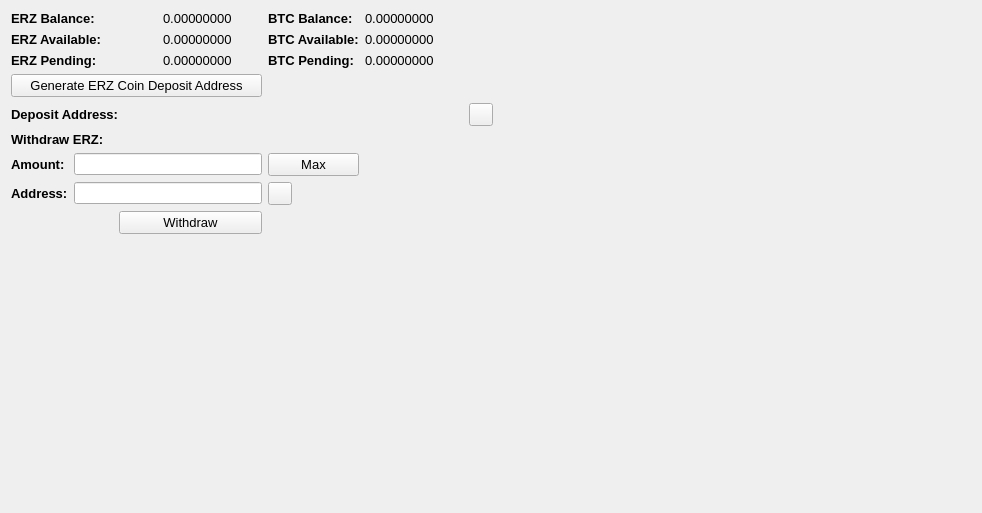
     <widget class="QWidget" name="BalanceTab">
      <attribute name="title">
       <string>Balance</string>
      </attribute>
      <layout class="QGridLayout" name="gridLayout_2">
       <item row="0" column="0" colspan="2">
        <widget class="QLabel" name="label_11">
         <property name="font">
          <font>
           <pointsize>10</pointsize>
           <weight>75</weight>
           <bold>true</bold>
          </font>
         </property>
         <property name="text">
          <string>ERZ Balance:</string>
         </property>
        </widget>
       </item>
       <item row="0" column="3">
        <widget class="QLabel" name="EarnzCoinBalanceLabel">
         <property name="font">
          <font>
           <pointsize>10</pointsize>
          </font>
         </property>
         <property name="text">
          <string>0.00000000</string>
         </property>
         <property name="textInteractionFlags">
          <set>Qt::LinksAccessibleByMouse|Qt::TextSelectableByMouse</set>
         </property>
        </widget>
       </item>
       <item row="0" column="4">
        <widget class="QLabel" name="label_12">
         <property name="font">
          <font>
           <pointsize>10</pointsize>
           <weight>75</weight>
           <bold>true</bold>
          </font>
         </property>
         <property name="text">
          <string>BTC Balance:</string>
         </property>
        </widget>
       </item>
       <item row="0" column="5">
        <widget class="QLabel" name="BitcoinBalanceLabel">
         <property name="font">
          <font>
           <pointsize>10</pointsize>
          </font>
         </property>
         <property name="text">
          <string>0.00000000</string>
         </property>
         <property name="textInteractionFlags">
          <set>Qt::LinksAccessibleByMouse|Qt::TextSelectableByMouse</set>
         </property>
        </widget>
       </item>
       <item row="0" column="7" rowspan="10">
        <spacer name="horizontalSpacer_4">
         <property name="orientation">
          <enum>Qt::Horizontal</enum>
         </property>
         <property name="sizeHint" stdset="0">
          <size>
           <width>478</width>
           <height>488</height>
          </size>
         </property>
        </spacer>
       </item>
       <item row="1" column="0" colspan="2">
        <widget class="QLabel" name="label_13">
         <property name="font">
          <font>
           <pointsize>10</pointsize>
           <weight>75</weight>
           <bold>true</bold>
          </font>
         </property>
         <property name="text">
          <string>ERZ Available:</string>
         </property>
        </widget>
       </item>
       <item row="1" column="3">
        <widget class="QLabel" name="EarnzCoinAvailableLabel_2">
         <property name="font">
          <font>
           <pointsize>10</pointsize>
          </font>
         </property>
         <property name="text">
          <string>0.00000000</string>
         </property>
         <property name="textInteractionFlags">
          <set>Qt::LinksAccessibleByMouse|Qt::TextSelectableByMouse</set>
         </property>
        </widget>
       </item>
       <item row="1" column="4">
        <widget class="QLabel" name="label_15">
         <property name="font">
          <font>
           <pointsize>10</pointsize>
           <weight>75</weight>
           <bold>true</bold>
          </font>
         </property>
         <property name="text">
          <string>BTC Available:</string>
         </property>
        </widget>
       </item>
       <item row="1" column="5">
        <widget class="QLabel" name="BitcoinAvailableLabel">
         <property name="font">
          <font>
           <pointsize>10</pointsize>
          </font>
         </property>
         <property name="text">
          <string>0.00000000</string>
         </property>
         <property name="textInteractionFlags">
          <set>Qt::LinksAccessibleByMouse|Qt::TextSelectableByMouse</set>
         </property>
        </widget>
       </item>
       <item row="2" column="0" colspan="2">
        <widget class="QLabel" name="label_14">
         <property name="font">
          <font>
           <pointsize>10</pointsize>
           <weight>75</weight>
           <bold>true</bold>
          </font>
         </property>
         <property name="text">
          <string>ERZ Pending:</string>
         </property>
        </widget>
       </item>
       <item row="2" column="3">
        <widget class="QLabel" name="EarnzCoinPendingLabel">
         <property name="font">
          <font>
           <pointsize>10</pointsize>
          </font>
         </property>
         <property name="text">
          <string>0.00000000</string>
         </property>
         <property name="textInteractionFlags">
          <set>Qt::LinksAccessibleByMouse|Qt::TextSelectableByMouse</set>
         </property>
        </widget>
       </item>
       <item row="2" column="4">
        <widget class="QLabel" name="label_31">
         <property name="font">
          <font>
           <pointsize>10</pointsize>
           <weight>75</weight>
           <bold>true</bold>
          </font>
         </property>
         <property name="text">
          <string>BTC Pending:</string>
         </property>
        </widget>
       </item>
       <item row="2" column="5">
        <widget class="QLabel" name="BitcoinPendingLabel">
         <property name="font">
          <font>
           <pointsize>10</pointsize>
          </font>
         </property>
         <property name="text">
          <string>0.00000000</string>
         </property>
         <property name="textInteractionFlags">
          <set>Qt::LinksAccessibleByMouse|Qt::TextSelectableByMouse</set>
         </property>
        </widget>
       </item>
       <item row="3" column="0" colspan="4">
        <widget class="QPushButton" name="GenDepositBTN">
         <property name="font">
          <font>
           <pointsize>10</pointsize>
          </font>
         </property>
         <property name="text">
          <string>Generate ERZ Coin Deposit Address</string>
         </property>
        </widget>
       </item>
       <item row="4" column="0" colspan="3">
        <widget class="QLabel" name="label_33">
         <property name="font">
          <font>
           <pointsize>10</pointsize>
           <weight>75</weight>
           <bold>true</bold>
          </font>
         </property>
         <property name="text">
          <string>Deposit Address:</string>
         </property>
        </widget>
       </item>
       <item row="4" column="3" colspan="3">
        <widget class="QLabel" name="DepositAddressLabel">
         <property name="minimumSize">
          <size>
           <width>300</width>
           <height>0</height>
          </size>
         </property>
         <property name="palette">
          <palette>
           <active>
            <colorrole role="WindowText">
             <brush brushstyle="SolidPattern">
              <color alpha="255">
               <red>0</red>
               <green>0</green>
               <blue>0</blue>
              </color>
             </brush>
            </colorrole>
            <colorrole role="Text">
             <brush brushstyle="SolidPattern">
              <color alpha="255">
               <red>0</red>
               <green>0</green>
               <blue>255</blue>
              </color>
             </brush>
            </colorrole>
           </active>
           <inactive>
            <colorrole role="WindowText">
             <brush brushstyle="SolidPattern">
              <color alpha="255">
               <red>0</red>
               <green>0</green>
               <blue>0</blue>
              </color>
             </brush>
            </colorrole>
            <colorrole role="Text">
             <brush brushstyle="SolidPattern">
              <color alpha="255">
               <red>0</red>
               <green>0</green>
               <blue>255</blue>
              </color>
             </brush>
            </colorrole>
           </inactive>
           <disabled>
            <colorrole role="WindowText">
             <brush brushstyle="SolidPattern">
              <color alpha="255">
               <red>120</red>
               <green>120</green>
               <blue>120</blue>
              </color>
             </brush>
            </colorrole>
            <colorrole role="Text">
             <brush brushstyle="SolidPattern">
              <color alpha="255">
               <red>120</red>
               <green>120</green>
               <blue>120</blue>
              </color>
             </brush>
            </colorrole>
           </disabled>
          </palette>
         </property>
         <property name="font">
          <font>
           <pointsize>10</pointsize>
           <weight>75</weight>
           <bold>true</bold>
          </font>
         </property>
         <property name="text">
          <string/>
         </property>
         <property name="alignment">
          <set>Qt::AlignRight|Qt::AlignTrailing|Qt::AlignVCenter</set>
         </property>
         <property name="textInteractionFlags">
          <set>Qt::LinksAccessibleByMouse|Qt::TextSelectableByKeyboard|Qt::TextSelectableByMouse</set>
         </property>
        </widget>
       </item>
       <item row="4" column="6">
        <widget class="QToolButton" name="DepositCopyButton">
         <property name="toolTip">
          <string>Copy to clipboard</string>
         </property>
         <property name="text">
          <string/>
         </property>
         <property name="icon">
          <iconset resource="../bitcoin.qrc">
           <normaloff>:/icons/editcopy</normaloff>:/icons/editcopy</iconset>
         </property>
         <property name="shortcut">
          <string>Alt+P</string>
         </property>
        </widget>
       </item>
       <item row="5" column="0" colspan="2">
        <widget class="QLabel" name="label_34">
         <property name="font">
          <font>
           <pointsize>10</pointsize>
           <weight>75</weight>
           <bold>true</bold>
          </font>
         </property>
         <property name="text">
          <string>Withdraw ERZ:</string>
         </property>
        </widget>
       </item>
       <item row="6" column="0">
        <widget class="QLabel" name="label_26">
         <property name="font">
          <font>
           <pointsize>10</pointsize>
           <weight>75</weight>
           <bold>true</bold>
          </font>
         </property>
         <property name="text">
          <string>Amount:</string>
         </property>
        </widget>
       </item>
       <item row="6" column="1" colspan="3">
        <widget class="QLineEdit" name="WithdrawUnitsInput">
         <property name="font">
          <font>
           <pointsize>9</pointsize>
           <weight>75</weight>
           <bold>true</bold>
          </font>
         </property>
         <property name="text">
          <string/>
         </property>
        </widget>
       </item>
       <item row="6" column="4">
        <widget class="QPushButton" name="Withdraw_Max_Amount">
         <property name="font">
          <font>
           <pointsize>10</pointsize>
          </font>
         </property>
         <property name="text">
          <string>Max</string>
         </property>
        </widget>
       </item>
       <item row="7" column="0">
        <widget class="QLabel" name="label_10">
         <property name="font">
          <font>
           <pointsize>10</pointsize>
           <weight>75</weight>
           <bold>true</bold>
          </font>
         </property>
         <property name="text">
          <string>Address:</string>
         </property>
        </widget>
       </item>
       <item row="7" column="1" colspan="3">
        <widget class="QLineEdit" name="WithdrawAddress">
         <property name="font">
          <font>
           <pointsize>9</pointsize>
           <weight>75</weight>
           <bold>true</bold>
          </font>
         </property>
        </widget>
       </item>
       <item row="7" column="4">
        <widget class="QToolButton" name="WithdrawPasteButton">
         <property name="toolTip">
          <string>Paste from clipboard</string>
         </property>
         <property name="text">
          <string/>
         </property>
         <property name="icon">
          <iconset resource="../bitcoin.qrc">
           <normaloff>:/icons/editpaste</normaloff>:/icons/editpaste</iconset>
         </property>
         <property name="shortcut">
          <string>Alt+P</string>
         </property>
        </widget>
       </item>
       <item row="8" column="2" colspan="2">
        <widget class="QPushButton" name="WithdrawUnitsBtn">
         <property name="font">
          <font>
           <pointsize>10</pointsize>
          </font>
         </property>
         <property name="text">
          <string>Withdraw</string>
         </property>
        </widget>
       </item>
       <item row="9" column="0" colspan="6">
        <spacer name="verticalSpacer">
         <property name="orientation">
          <enum>Qt::Vertical</enum>
         </property>
         <property name="sizeHint" stdset="0">
          <size>
           <width>428</width>
           <height>262</height>
          </size>
         </property>
        </spacer>
       </item>
      </layout>
      <zorder>label_31</zorder>
      <zorder>label_15</zorder>
      <zorder>label_12</zorder>
      <zorder>label_14</zorder>
      <zorder>label_13</zorder>
      <zorder>label_11</zorder>
      <zorder>BitcoinBalanceLabel</zorder>
      <zorder>EarnzCoinBalanceLabel</zorder>
      <zorder>EarnzCoinAvailableLabel_2</zorder>
      <zorder>EarnzCoinPendingLabel</zorder>
      <zorder>BitcoinAvailableLabel</zorder>
      <zorder>BitcoinPendingLabel</zorder>
      <zorder>label_33</zorder>
      <zorder>GenDepositBTN</zorder>
      <zorder>DepositAddressLabel</zorder>
      <zorder>Withdraw_Max_Amount</zorder>
      <zorder>label_34</zorder>
      <zorder>WithdrawUnitsInput</zorder>
      <zorder>label_10</zorder>
      <zorder>label_26</zorder>
      <zorder>WithdrawAddress</zorder>
      <zorder>WithdrawUnitsBtn</zorder>
      <zorder>horizontalSpacer_4</zorder>
      <zorder>verticalSpacer</zorder>
      <zorder>WithdrawPasteButton</zorder>
      <zorder>DepositCopyButton</zorder>
     </widget>
